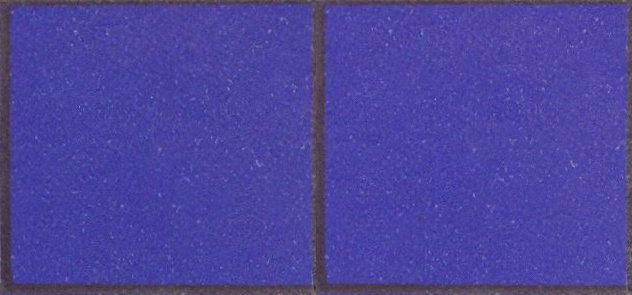
#> input picture LOTE_10_R_1_T_semente_1.jpg, 632 x 295 px
$ python -i porcetagem.py   (imports and definitions only)
#> lines starting #> are read from the running program, lines starting #| are printed output that depends on the picture; after the words box and inside, x2 and y2 are one past the last pixel; in counts of white or black regions, pixels touching at a corner belong together
#> further down, picture is the input picture: shape (295, 632, 3); mean B, G, R 155.4, 68.2, 75.4
import cv2
import numpy as np
import base64
import csv
import cortar_malha as cut
from skimage import measure
from shapely.geometry import Polygon

# [57 lines left out: functions count_holes, remove_background_and_get_mask, extract_white_percentage, not called in this run]


def remove_background(input_image, id=0):
#> called with id = 0
    used_threshold, thresholded_bgr_image = cv2.threshold(input_image, 110, 255, cv2.THRESH_BINARY)
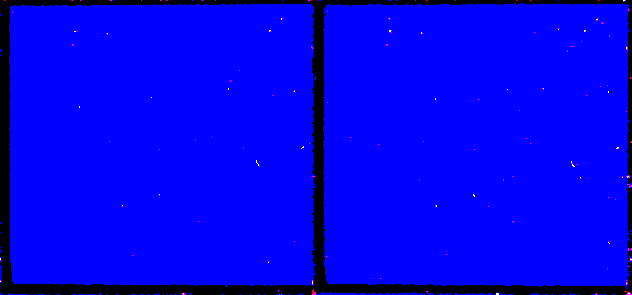
#> thresholded_bgr_image: shape (295, 632, 3); mean B, G, R 233.5, 0.1, 0.4
    thresholded_blue_component, thresholded_green_component, thresholded_red_component = cv2.split(thresholded_bgr_image)
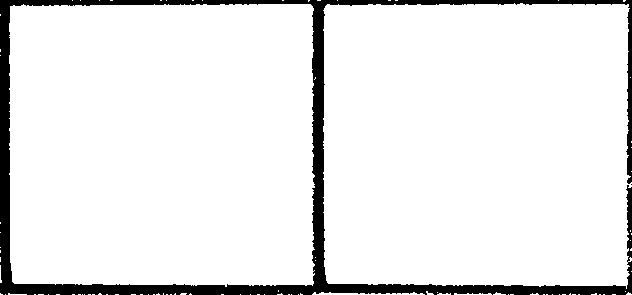
#> thresholded_blue_component: shape (295, 632); 91.6% white; 2 black regions (1 under 20 px), largest, box (x1, y1, x2, y2) and area: (0, 0, 632, 295) 15704
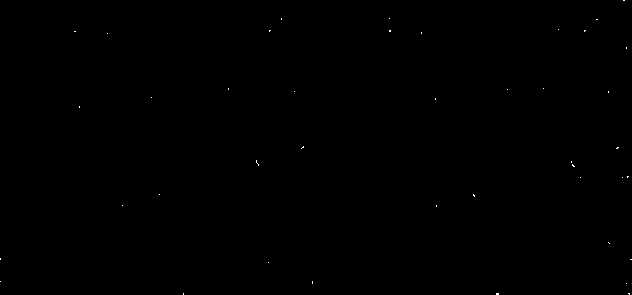
#> thresholded_green_component: shape (295, 632); 0.05% white in thin lines or dots
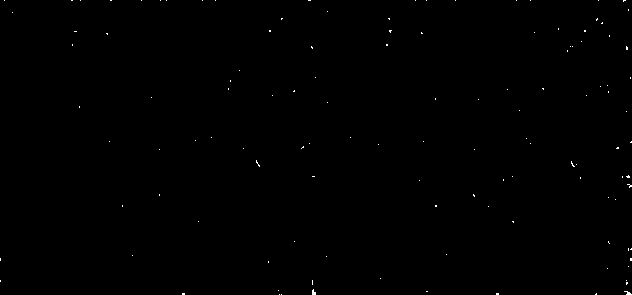
#> thresholded_red_component: shape (295, 632); 0.16% white in thin lines or dots

    mask_filtered = cv2.medianBlur(thresholded_red_component, 5)
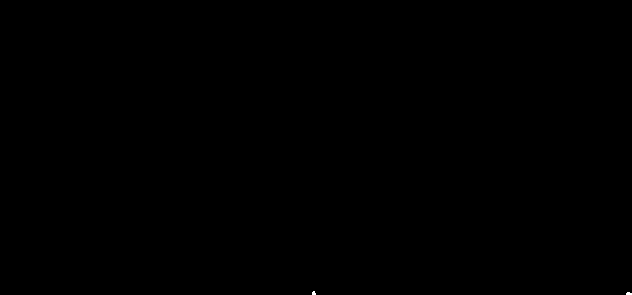
#> mask_filtered: shape (295, 632); 0.02% white; 2 white regions (2 under 20 px)

    result_image = cv2.bitwise_and(input_image, input_image, mask = mask_filtered)

    return result_image


# [100 lines left out: functions extract_dark_red_percentage, extract_light_red_percentage, process_data, is_empty, not called in this run]

>>> import cv2
>>> picture = cv2.imread('../LOTE_10_R_1_T_semente_1.jpg')
>>> result = remove_background(picture)

$ run again, on LOTE_10_R_1_T_semente_2.jpg
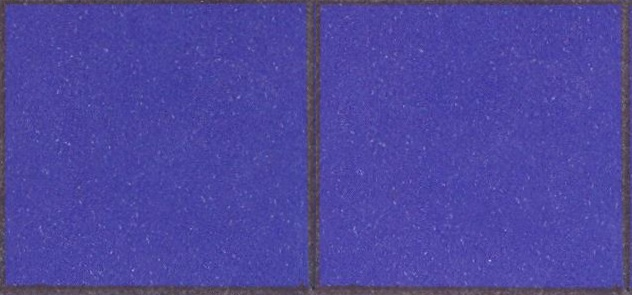
#> input picture LOTE_10_R_1_T_semente_2.jpg, 632 x 295 px
#> picture is the input picture: shape (295, 632, 3); mean B, G, R 158.2, 70.8, 77.4
#> in remove_background, `thresholded_blue_component, thresholded_green_component, thresholded_r..`:
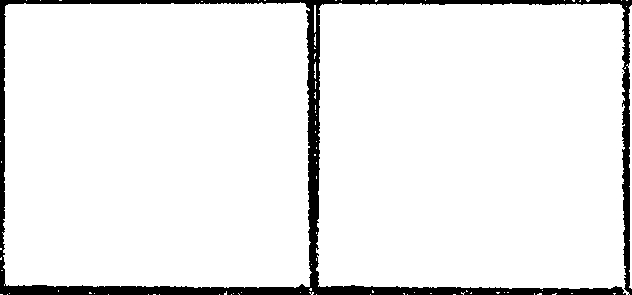
#> thresholded_blue_component: shape (295, 632); 92.8% white; 2 black regions (1 under 20 px), largest, box (x1, y1, x2, y2) and area: (0, 0, 632, 295) 13344
#> thresholded_green_component: shape (295, 632); 0.06% white in thin lines or dots
#> in remove_background, `thresholded_blue_component, thresholded_green_component, thresholded_r..`:
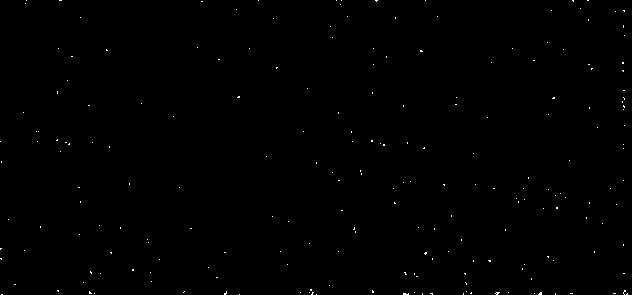
#> thresholded_red_component: shape (295, 632); 0.23% white in thin lines or dots
#> mask_filtered: shape (295, 632); 0.01% white in thin lines or dots, all inside (x1, y1, x2, y2) = (404, 293, 542, 295)

$ run again, on LOTE_10_R_1_T_semente_3.jpg
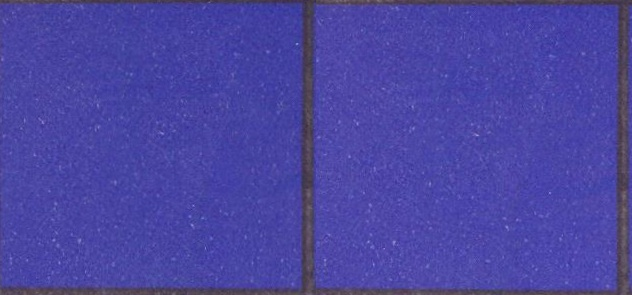
#> input picture LOTE_10_R_1_T_semente_3.jpg, 632 x 295 px
#> picture is the input picture: shape (295, 632, 3); mean B, G, R 160.2, 69.4, 74.1
#> in remove_background, `used_threshold, thresholded_bgr_image = cv2.threshold(input_image, 110..`:
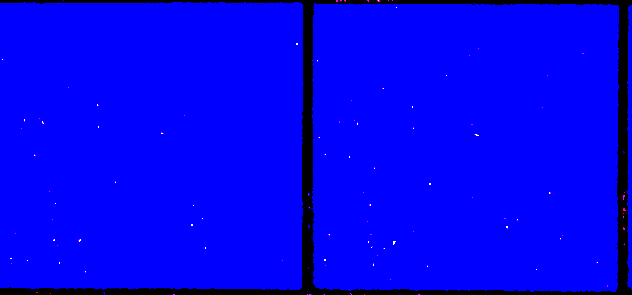
#> thresholded_bgr_image: shape (295, 632, 3); mean B, G, R 239.3, 0.1, 0.3
#> in remove_background, `thresholded_blue_component, thresholded_green_component, thresholded_r..`:
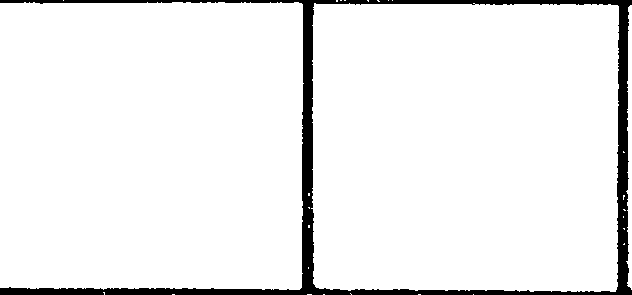
#> thresholded_blue_component: shape (295, 632); 93.8% white; 1 black region, box (x1, y1, x2, y2) and area: (0, 0, 632, 295) 11492
#> thresholded_green_component: shape (295, 632); 0.05% white in thin lines or dots, all inside (x1, y1, x2, y2) = (2, 0, 598, 272)
#> thresholded_red_component: shape (295, 632); 0.12% white in thin lines or dots
#> mask_filtered: shape (295, 632); every value is 0
#> result_image: shape (295, 632, 3); every value is 0

$ run again, on LOTE_10_R_1_T_semente_4.jpg
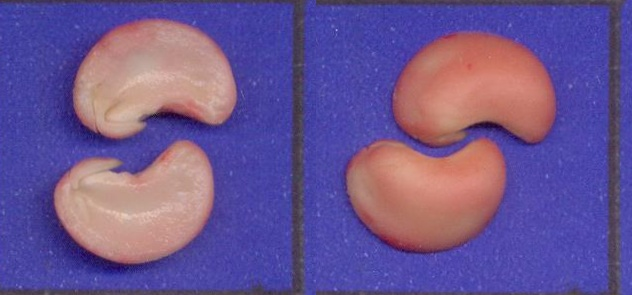
#> input picture LOTE_10_R_1_T_semente_4.jpg, 632 x 295 px
#> picture is the input picture: shape (295, 632, 3); mean B, G, R 144.6, 85.8, 108
#> in remove_background, `thresholded_blue_component, thresholded_green_component, thresholded_r..`:
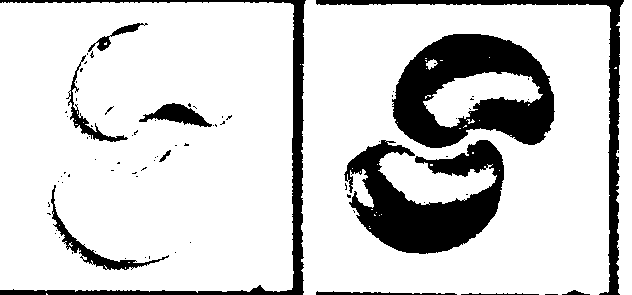
#> thresholded_blue_component: shape (295, 632); 82.2% white; 80 black regions (68 under 20 px), largest, box (x1, y1, x2, y2) and area: (392, 34, 555, 148) 10782, (344, 140, 504, 254) 9637, (0, 0, 306, 295) 4982
#> thresholded_green_component: shape (295, 632); 22.9% white; 34 white regions (30 under 20 px), largest, box (x1, y1, x2, y2) and area: (55, 142, 213, 261) 13032, (75, 22, 236, 136) 12717, (349, 143, 500, 234) 9262, (405, 47, 547, 132) 7677
#> thresholded_red_component: shape (295, 632); 30.4% white; 32 white regions (28 under 20 px), largest, box (x1, y1, x2, y2) and area: (73, 18, 237, 139) 14375, (393, 31, 556, 146) 14156, (54, 140, 215, 264) 14149, (346, 136, 507, 250) 13890
#> mask_filtered: shape (295, 632); 30.3% white; 4 white regions, box (x1, y1, x2, y2) and area: (73, 18, 237, 139) 14371, (393, 31, 556, 145) 14156, (54, 140, 214, 264) 14144, (346, 136, 506, 250) 13876
#> in remove_background, `result_image = cv2.bitwise_and(input_image, input_image, mask = mask_f..`:
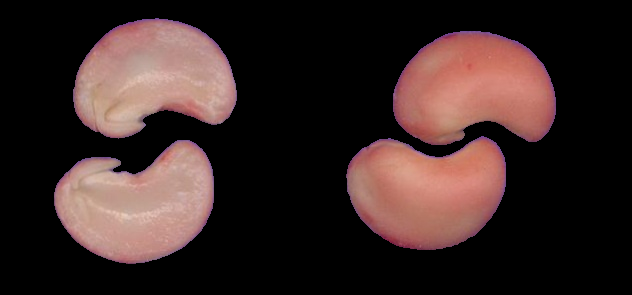
#> result_image: shape (295, 632, 3); mean B, G, R 37.1, 39.1, 56.5
